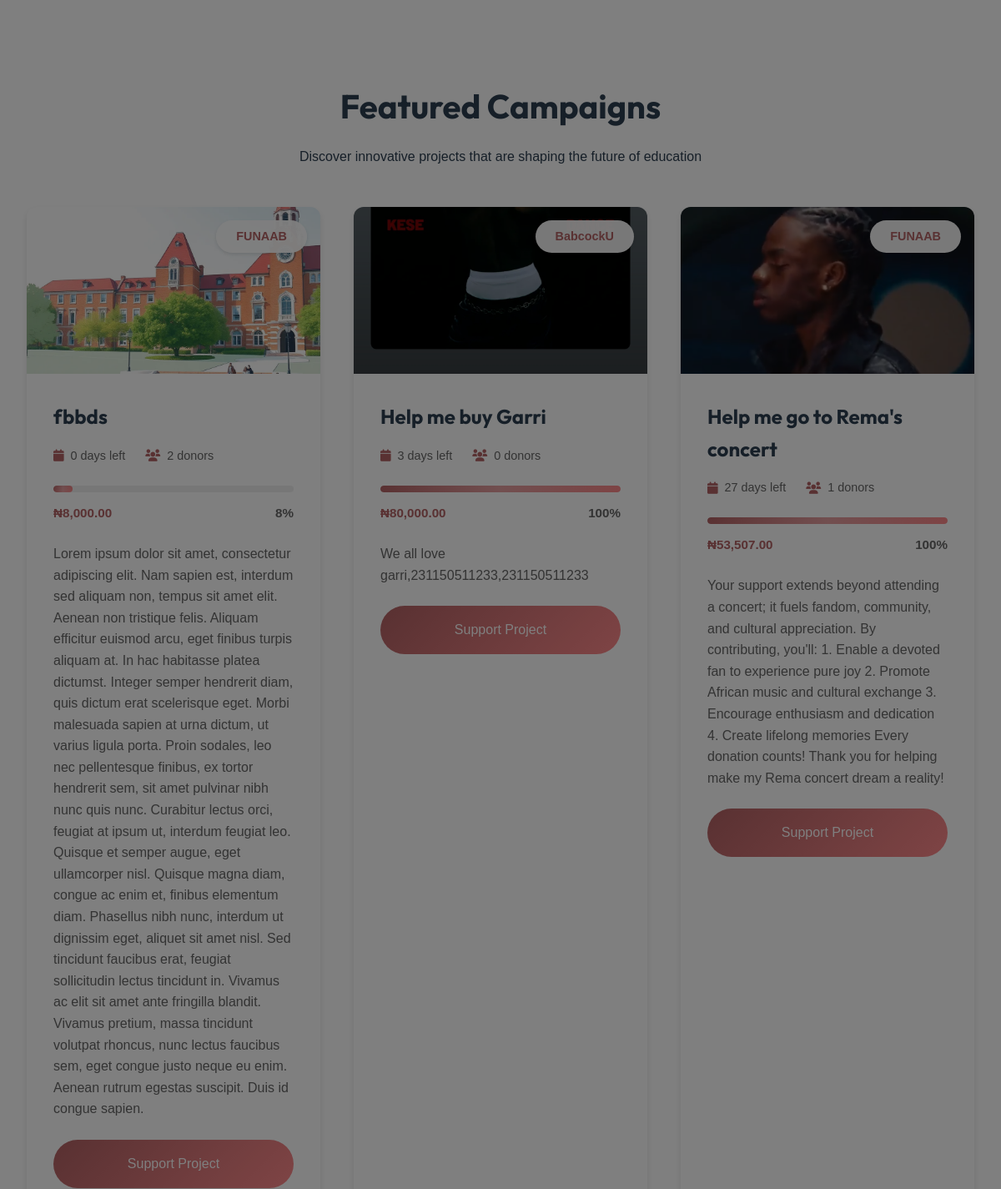
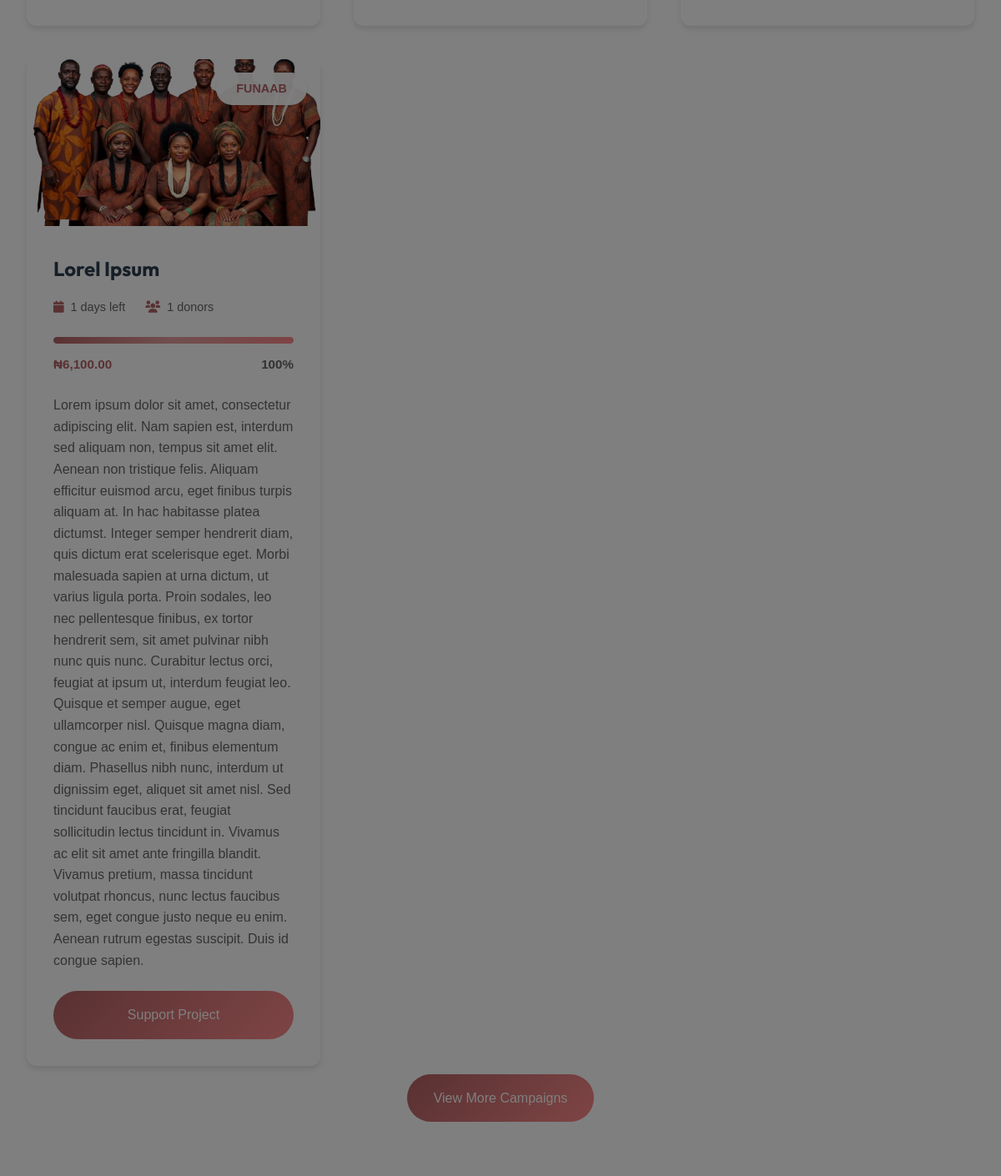
Before: / (middle part) with the older database file (2 pictures, top to bottom).
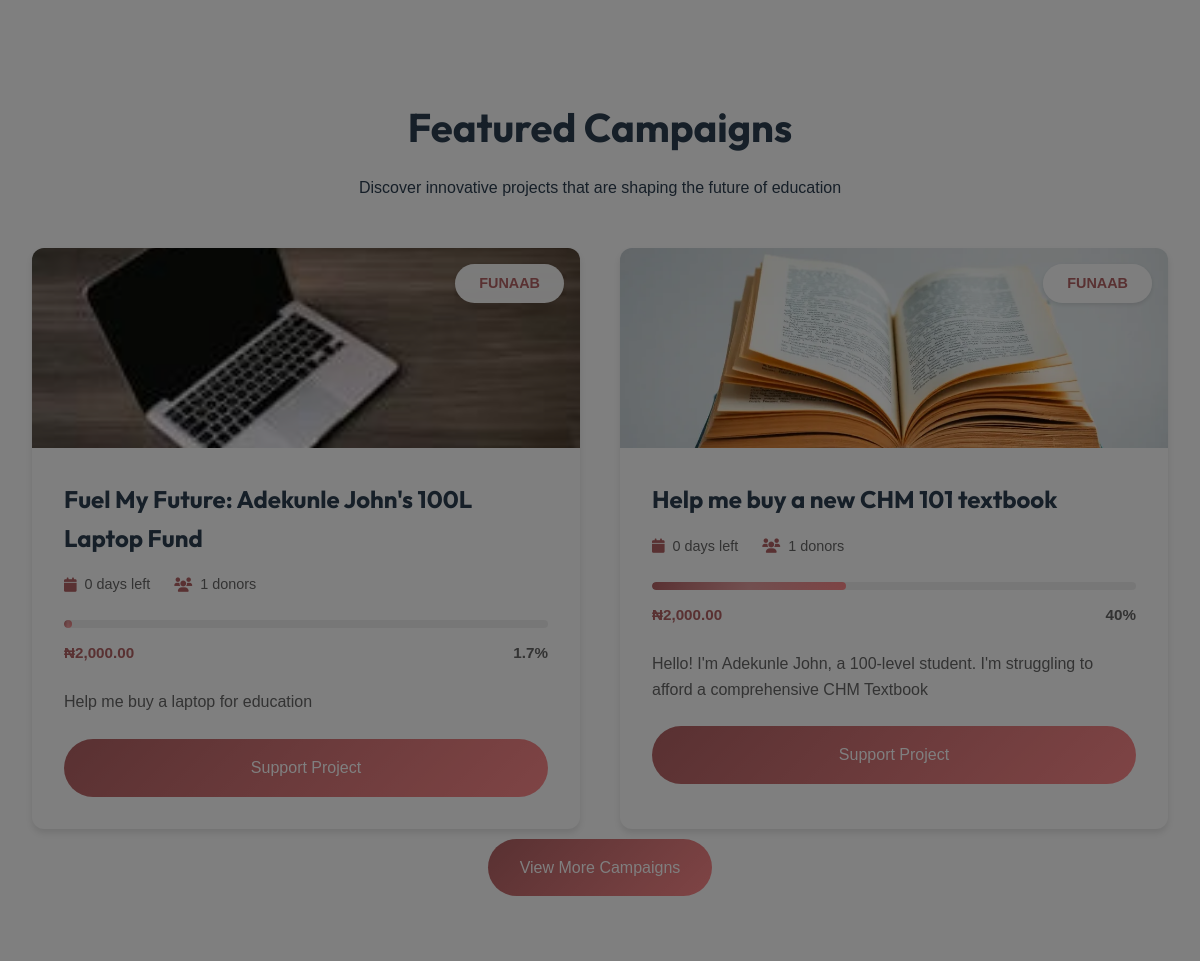
After: the same page with the newer database file.
### tables this page shows
CREATE TABLE `campaigns` (
  `id` int(11) NOT NULL,
  `title` varchar(255) NOT NULL,
  `description` text NOT NULL,
  `impact` text DEFAULT NULL,
  `importance` text DEFAULT NULL,
  `uid` int(11) NOT NULL,
  `goal_amount` decimal(15,2) NOT NULL,
  `university` varchar(200) DEFAULT NULL,
  `amount_raised` decimal(15,2) DEFAULT 0.00,
  `start_date` date NOT NULL,
  `end_date` date NOT NULL,
  `status` enum('active','completed','cancelled') DEFAULT 'active',
  `created_at` timestamp NOT NULL DEFAULT current_timestamp(),
  `updated_at` timestamp NOT NULL DEFAULT current_timestamp() ON UPDATE current_timestamp(),
  `image1` varchar(1000) NOT NULL,
  `image2` varchar(1000) DEFAULT NULL,
  `image3` varchar(1000) DEFAULT NULL,
  `image4` varchar(1000) DEFAULT NULL,
  `spam_level` decimal(5,2) DEFAULT NULL
);

CREATE TABLE `users` (
  `id` int(11) NOT NULL,
  `fullname` varchar(1000) NOT NULL,
  `email` varchar(200) DEFAULT NULL,
  `balance` decimal(15,2) NOT NULL DEFAULT 0.00,
  `username` varchar(30) NOT NULL,
  `phone` varchar(30) DEFAULT NULL,
  `dob` varchar(200) DEFAULT NULL,
  `country` varchar(200) DEFAULT NULL,
  `state` varchar(1000) DEFAULT NULL,
  `university` varchar(1000) DEFAULT NULL,
  `faculty` varchar(1000) DEFAULT NULL,
  `department` varchar(1000) DEFAULT NULL,
  `matric_no` varchar(1000) NOT NULL,
  `password` varchar(1000) DEFAULT NULL,
  `level` varchar(200) NOT NULL DEFAULT '100',
  `bank_id` varchar(200) DEFAULT NULL,
  `bank_account_name` varchar(200) DEFAULT NULL,
  `account_number` int(30) DEFAULT NULL,
  `created_at` varchar(1000) DEFAULT current_timestamp(),
  `last_login` varchar(1000) DEFAULT current_timestamp(),
  `gender` varchar(1000) DEFAULT NULL
);

### includes/index_functions.php (called while the page is built)
<?php
function getHomepageCampaigns($limit = 5)
{
    global $conn;
    $query = "SELECT c.*, u.department, u.university,
              DATEDIFF(c.end_date, CURRENT_DATE) as days_left,
              (SELECT COUNT(*) FROM donations WHERE campaign_id = c.id) as donors_count
              FROM campaigns c
              JOIN users u ON c.uid = u.id
              WHERE c.status = 'active'
              AND c.end_date >= CURRENT_DATE
              ORDER BY c.created_at DESC
              LIMIT ?";
    $stmt = $conn->prepare($query);
    $stmt->bind_param("i", $limit);
    $stmt->execute();
    $result = $stmt->get_result();
    return $result->fetch_all(MYSQLI_ASSOC);
}
function formatNaira($amount)
{
    return '₦' . number_format($amount, 2);
}
function calculateProgress($raised, $goal)
{
    return min(100, round(($raised / $goal) * 100, 1));
}

### index.php (the view, shortened to what this page needs)
<?php
include './config/config.php';
include './includes/index_functions.php';
$showModal = !isset($_COOKIE['university']);
$featured_campaigns = getHomepageCampaigns();
?>
<!DOCTYPE html>
<html lang="en">
<head>
    <link rel="stylesheet" href="./assets/css/landing/styles.css">
    <link rel="stylesheet" href="./assets/css/landing/nav_only.css">
    <link rel="stylesheet" href="./assets/css/animate.css">
    <link rel="stylesheet" href="https://cdnjs.cloudflare.com/ajax/libs/font-awesome/6.0.0/css/all.min.css">
</head>
<body>
    <?php if ($showModal) : ?>
        <div id="universityModal" class="modal">
        </div>
    <?php endif; ?>
    <section id="campaigns" class="campaigns">
        <div class="section-header wow fadeInUp">
            <h2>Featured Campaigns</h2>
            <p>Discover innovative projects that are shaping the future of education</p>
        </div>
        <div class="campaign-grid">
            <?php foreach ($featured_campaigns as $campaign) : ?>
                <?php
                $progress = calculateProgress($campaign['amount_raised'], $campaign['goal_amount']);
                $days_left = max(0, $campaign['days_left']);
                ?>
                <div class="campaign-card wow fadeInUp">
                    <div class="campaign-banner">
                        <img src="./assets/images/campaigns/<?php echo htmlspecialchars($campaign['image1']); ?>" alt="<?php echo htmlspecialchars($campaign['title']); ?>">
                        <div class="campaign-category"><?php echo htmlspecialchars($campaign['university']); ?></div>
                    </div>
                    <div class="campaign-content">
                        <h3><?php echo htmlspecialchars($campaign['title']); ?></h3>
                        <div class="campaign-meta">
                            <span><i class="fas fa-calendar"></i> <?php echo $days_left; ?> days left</span>
                            <span><i class="fas fa-users"></i> <?php echo $campaign['donors_count']; ?> donors</span>
                        </div>
                        <div class="progress-wrapper">
                            <div class="progress-bar">
                                <div class="progress" style="width: <?php echo $progress; ?>%"></div>
                            </div>
                            <div class="progress-stats">
                                <span class="amount"><?php echo formatNaira($campaign['amount_raised']); ?></span>
                                <span class="percentage"><?php echo $progress; ?>%</span>
                            </div>
                        </div>
                        <p><?php echo htmlspecialchars($campaign['description']); ?></p>
                        <a href="./dashboard/campaign.php?id=<?php echo $campaign['id']; ?>" class="btn-primary">Support Project</a>
                    </div>
                </div>
            <?php endforeach; ?>
        </div>
        <div style="margin: 10px;
        display:flex;justify-content:center;">
            <a href="./dashboard/discover" class="btn-primary">View More Campaigns</a>
        </div>
    </section>
</body>
</html>

### assets/css/landing/styles.css (style rules this page uses)
:root { --primary-color: #b36264; --secondary-color: #755e28; --accent-color: #b36264; --text-color: #2c3e50; --background-color: #f7f9fc; --card-background: #ffffff; --border-radius: 12px; --transition: all 0.3s ease; --shadow: 0 4px 6px rgba(0, 0, 0, 0.1); --shadow-hover: 0 10px 15px rgba(0, 0, 0, 0.15); --gradient: linear-gradient(135deg, var(--primary-color), #ff8a8c); }
html { scroll-behavior: smooth; }
body { font-family: "Plus Jakarta Sans", sans-serif; color: var(--text-color); line-height: 1.6; background-color: var(--background-color); }
h1, h2, h3, h4, h5, h6 { font-family: "Outfit", sans-serif; }
.modal { display: block; position: fixed; top: 0; left: 0; width: 100%; height: 100%; background-color: rgba(0, 0, 0, 0.5); z-index: 1000; }
.section-header { text-align: center; margin-bottom: 3rem; }
.section-header h2 { font-size: 2.5rem; margin-bottom: 1rem; }
.campaigns { padding: 6rem 2rem; background: white; }
.campaign-grid { display: grid; grid-template-columns: repeat(auto-fit, minmax(350px, 1fr)); gap: 2.5rem; max-width: 1200px; margin: 0 auto; }
.campaign-card { background: var(--card-background); border-radius: var(--border-radius); overflow: hidden; box-shadow: var(--shadow); transition: var(--transition); position: relative; }
.campaign-banner { position: relative; height: 200px; overflow: hidden; }
.campaign-banner img { width: 100%; height: 100%; object-fit: cover; transition: transform 0.5s ease; }
.campaign-category { position: absolute; top: 1rem; right: 1rem; padding: 0.5rem 1.5rem; background: rgba(255, 255, 255, 0.95); border-radius: 20px; font-size: 0.9rem; font-weight: 600; color: var(--primary-color); box-shadow: 0 2px 4px rgba(0, 0, 0, 0.1); }
.campaign-content { padding: 2rem; }
.campaign-content h3 { font-size: 1.5rem; margin-bottom: 1rem; color: var(--text-color); }
.campaign-meta { display: flex; gap: 1.5rem; margin-bottom: 1.5rem; font-size: 0.9rem; color: #666; }
.campaign-meta span { display: flex; align-items: center; gap: 0.5rem; }
.campaign-meta i { color: var(--primary-color); }
.progress-wrapper { margin: 1.5rem 0; }
.progress-bar { background: #f0f0f0; border-radius: 10px; height: 8px; overflow: hidden; position: relative; }
.progress { background: var(--gradient); height: 100%; border-radius: 10px; transition: width 1s ease-in-out; position: relative; }
.progress::after { content: ""; position: absolute; top: 0; left: 0; right: 0; bottom: 0; background: linear-gradient( 90deg, rgba(255, 255, 255, 0) 0%, rgba(255, 255, 255, 0.3) 50%, rgba(255, 255, 255, 0) 100% ); animation: shine 2s infinite; }
.progress-stats { display: flex; justify-content: space-between; margin-top: 0.8rem; font-size: 0.95rem; }
.amount { font-weight: 700; color: var(--primary-color); }
.percentage { color: #666; font-weight: 600; }
.campaign-content p { margin: 1.5rem 0; color: #666; line-height: 1.6; }
.campaign-content .btn-primary { width: 100%; justify-content: center; }
.btn-primary, .btn-secondary { display: inline-flex; align-items: center; gap: 0.5rem; padding: 1rem 2rem; border-radius: 30px; font-weight: 500; transition: var(--transition); text-decoration: none; text-align: center; justify-content: center; }
.btn-primary { background: var(--gradient); color: white; border: none; }
.wow { visibility: hidden; }

### assets/css/landing/nav_only.css (style rules this page uses)
:root { --transition: all 0.3s ease; }
* { margin: 0; padding: 0; box-sizing: border-box; }
body { font-family: Arial, sans-serif; overflow-x: hidden; }
.btn-primary, .btn-secondary { display: inline-flex; align-items: center; gap: 0.5rem; padding: 1rem 2rem; border-radius: 30px; font-weight: 500; transition: var(--transition); text-decoration: none; text-align: center; justify-content: center; }
.btn-primary { background: var(--gradient); color: white; border: none; }

Changed rows visible on the page:
removed campaigns: image1 (picture), uid.university "FUNAAB", title "fbbds", days_left "0", donors_count "2", amount_raised "₦8,000.00", progress "8", description "Lorem ipsum dolor sit amet, consectetur adipiscing elit. Nam sapien est, interdum sed aliquam non, tempus sit amet elit. Aenean non tristique felis. Aliquam efficitur euismod arcu, eget finibus turpis aliquam at. In hac habitasse platea dictumst. Integer semper hendrerit diam, quis dictum erat scelerisque eget. Morbi malesuada sapien at urna dictum, ut varius ligula porta. Proin sodales, leo nec pellentesque finibus, ex tortor hendrerit sem, sit amet pulvinar nibh nunc quis nunc. Curabitur lectus orci, feugiat at ipsum ut, interdum feugiat leo. Quisque et semper augue, eget ullamcorper nisl. Quisque magna diam, congue ac enim et, finibus elementum diam. Phasellus nibh nunc, interdum ut…"
removed campaigns: image1 (picture), uid.university "BabcockU", title "Help me buy Garri", days_left "3", donors_count "0", amount_raised "₦80,000.00", progress "100", description "We all love garri,231150511233,231150511233"
changed campaigns: image1: a different picture; title "Help me go to Rema's concert" → "Fuel My Future: Adekunle John's 100L Laptop Fund"; days_left "27" → "0"; amount_raised "₦53,507.00" → "₦2,000.00"; progress "100" → "1.7"; description "Your support extends beyond attending a concert; it fuels fandom, community, and cultural appreciation. By contributing, you'll: 1. Enable a devoted fan to experience pure joy 2. Promote African music and cultural exchange 3. Encourage enthusiasm and dedication 4. Create lifelong memories Every donation counts! Thank you for helping make my Rema concert dream a reality!" → "Help me buy a laptop for education"
changed campaigns: image1: a different picture; title "Lorel Ipsum" → "Help me buy a new CHM 101 textbook"; days_left "1" → "0"; amount_raised "₦6,100.00" → "₦2,000.00"; progress "100" → "40"; description "Lorem ipsum dolor sit amet, consectetur adipiscing elit. Nam sapien est, interdum sed aliquam non, tempus sit amet elit. Aenean non tristique felis. Aliquam efficitur euismod arcu, eget finibus turpis aliquam at. In hac habitasse platea dictumst. Integer semper hendrerit diam, quis dictum erat scelerisque eget. Morbi malesuada sapien at urna dictum, ut varius ligula porta. Proin sodales, leo nec pellentesque finibus, ex tortor hendrerit sem, sit amet pulvinar nibh nunc quis nunc. Curabitur lectus orci, feugiat at ipsum ut, interdum feugiat leo. Quisque et semper augue, eget ullamcorper nisl. Quisque magna diam, congue ac enim et, finibus elementum diam. Phasellus nibh nunc, interdum ut…" → "Hello! I'm Adekunle John, a 100-level student. I'm struggling to afford a comprehensive CHM Textbook"
